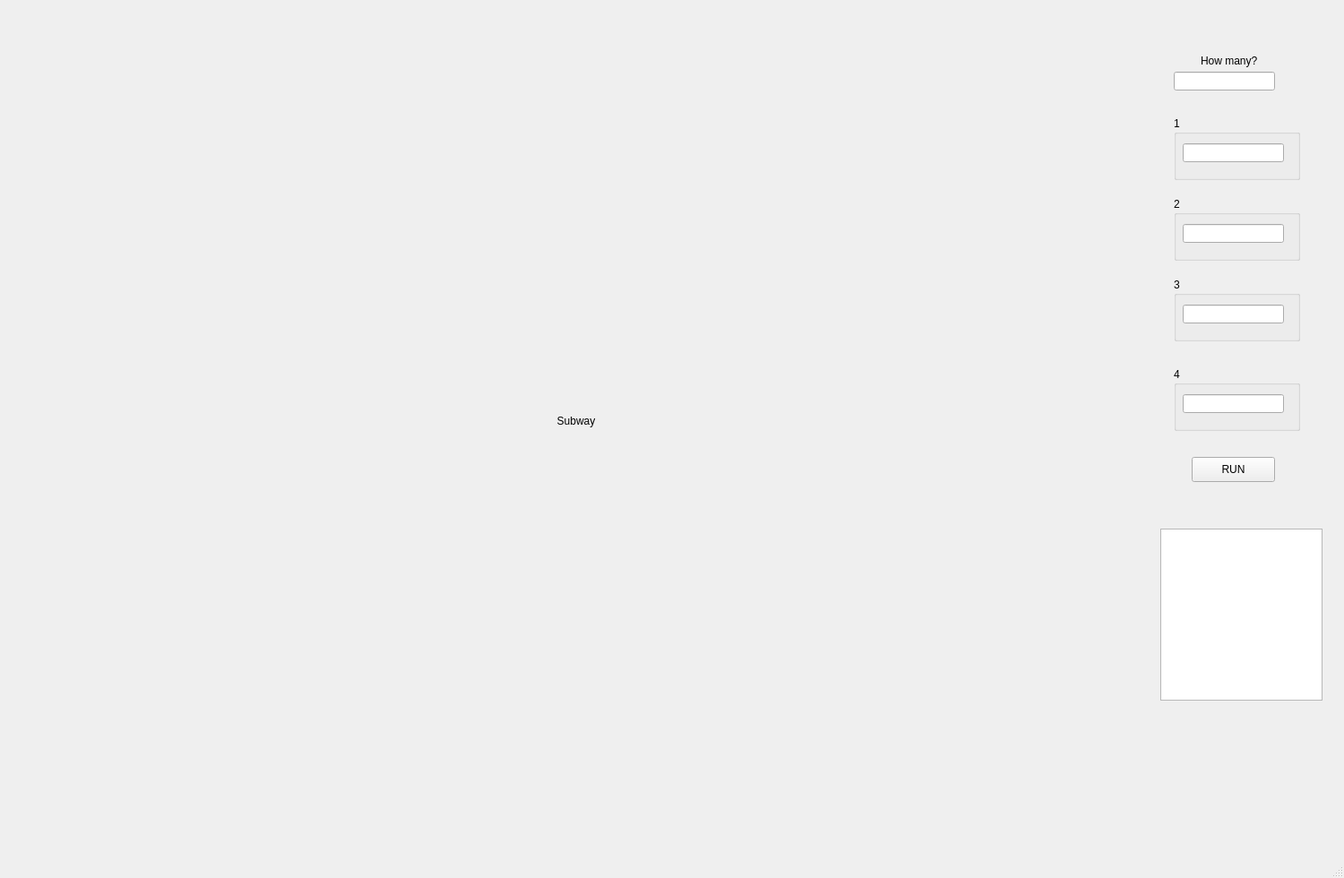
<?xml version="1.0" encoding="UTF-8"?>
<ui version="4.0">
 <class>MainWindow</class>
 <widget class="QMainWindow" name="MainWindow">
  <property name="geometry">
   <rect>
    <x>0</x>
    <y>0</y>
    <width>1500</width>
    <height>980</height>
   </rect>
  </property>
  <property name="windowTitle">
   <string>MainWindow</string>
  </property>
  <widget class="QWidget" name="centralwidget">
   <widget class="QLabel" name="lbl_picture">
    <property name="geometry">
     <rect>
      <x>0</x>
      <y>0</y>
      <width>1286</width>
      <height>940</height>
     </rect>
    </property>
    <property name="text">
     <string>Subway</string>
    </property>
    <property name="alignment">
     <set>Qt::AlignCenter</set>
    </property>
   </widget>
   <widget class="QLabel" name="label">
    <property name="geometry">
     <rect>
      <x>1340</x>
      <y>60</y>
      <width>91</width>
      <height>16</height>
     </rect>
    </property>
    <property name="text">
     <string>How many?</string>
    </property>
   </widget>
   <widget class="QLineEdit" name="people_number_lbl">
    <property name="geometry">
     <rect>
      <x>1310</x>
      <y>80</y>
      <width>113</width>
      <height>21</height>
     </rect>
    </property>
   </widget>
   <widget class="QGroupBox" name="people_group_1">
    <property name="geometry">
     <rect>
      <x>1310</x>
      <y>130</y>
      <width>141</width>
      <height>71</height>
     </rect>
    </property>
    <property name="title">
     <string>1</string>
    </property>
    <widget class="QLineEdit" name="p_start_lbl_1">
     <property name="geometry">
      <rect>
       <x>10</x>
       <y>30</y>
       <width>113</width>
       <height>21</height>
      </rect>
     </property>
    </widget>
   </widget>
   <widget class="QGroupBox" name="people_group_2">
    <property name="geometry">
     <rect>
      <x>1310</x>
      <y>220</y>
      <width>141</width>
      <height>71</height>
     </rect>
    </property>
    <property name="title">
     <string>2</string>
    </property>
    <widget class="QLineEdit" name="p_start_lbl_2">
     <property name="geometry">
      <rect>
       <x>10</x>
       <y>30</y>
       <width>113</width>
       <height>21</height>
      </rect>
     </property>
    </widget>
   </widget>
   <widget class="QGroupBox" name="people_group_3">
    <property name="geometry">
     <rect>
      <x>1310</x>
      <y>310</y>
      <width>141</width>
      <height>71</height>
     </rect>
    </property>
    <property name="title">
     <string>3</string>
    </property>
    <widget class="QLineEdit" name="p_start_lbl_3">
     <property name="geometry">
      <rect>
       <x>10</x>
       <y>30</y>
       <width>113</width>
       <height>21</height>
      </rect>
     </property>
    </widget>
   </widget>
   <widget class="QGroupBox" name="people_group_4">
    <property name="geometry">
     <rect>
      <x>1310</x>
      <y>410</y>
      <width>141</width>
      <height>71</height>
     </rect>
    </property>
    <property name="title">
     <string>4</string>
    </property>
    <widget class="QLineEdit" name="p_start_lbl_4">
     <property name="geometry">
      <rect>
       <x>10</x>
       <y>30</y>
       <width>113</width>
       <height>21</height>
      </rect>
     </property>
    </widget>
   </widget>
   <widget class="QPushButton" name="run_button">
    <property name="geometry">
     <rect>
      <x>1330</x>
      <y>510</y>
      <width>93</width>
      <height>28</height>
     </rect>
    </property>
    <property name="text">
     <string>RUN</string>
    </property>
   </widget>
   <widget class="QTextBrowser" name="result_consol">
    <property name="geometry">
     <rect>
      <x>1295</x>
      <y>590</y>
      <width>181</width>
      <height>192</height>
     </rect>
    </property>
   </widget>
  </widget>
  <widget class="QStatusBar" name="statusbar"/>
 </widget>
 <resources/>
 <connections/>
</ui>
